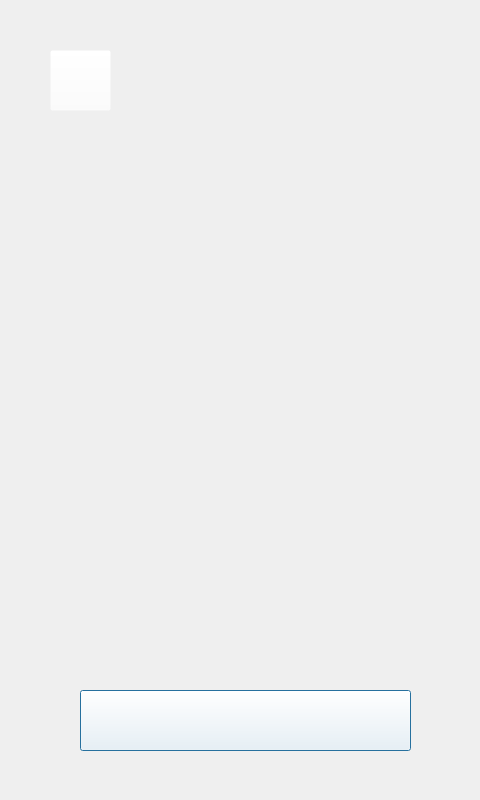
<?xml version="1.0" encoding="UTF-8"?>
<ui version="4.0">
 <class>Dialog</class>
 <widget class="QDialog" name="Dialog">
  <property name="geometry">
   <rect>
    <x>0</x>
    <y>0</y>
    <width>480</width>
    <height>800</height>
   </rect>
  </property>
  <property name="windowTitle">
   <string>Dialog</string>
  </property>
  <widget class="QLabel" name="label_2">
   <property name="geometry">
    <rect>
     <x>0</x>
     <y>0</y>
     <width>480</width>
     <height>800</height>
    </rect>
   </property>
   <property name="autoFillBackground">
    <bool>true</bool>
   </property>
   <property name="styleSheet">
    <string notr="true"/>
   </property>
   <property name="text">
    <string/>
   </property>
   <property name="pixmap">
    <pixmap>../assets/WaiterLITE-UI-20-2.png</pixmap>
   </property>
   <property name="scaledContents">
    <bool>true</bool>
   </property>
  </widget>
  <widget class="QPushButton" name="goToNextButton">
   <property name="geometry">
    <rect>
     <x>80</x>
     <y>690</y>
     <width>331</width>
     <height>61</height>
    </rect>
   </property>
   <property name="styleSheet">
    <string notr="true">background-color: rgba(255, 255, 255, 0);</string>
   </property>
   <property name="text">
    <string/>
   </property>
  </widget>
  <widget class="QPushButton" name="backButton">
   <property name="geometry">
    <rect>
     <x>50</x>
     <y>50</y>
     <width>61</width>
     <height>61</height>
    </rect>
   </property>
   <property name="styleSheet">
    <string notr="true">background-color: rgba(255, 255, 255, 0);</string>
   </property>
   <property name="text">
    <string/>
   </property>
  </widget>
 </widget>
 <resources>
  <include location="../WaiterLITE01.qrc"/>
 </resources>
 <connections/>
</ui>
